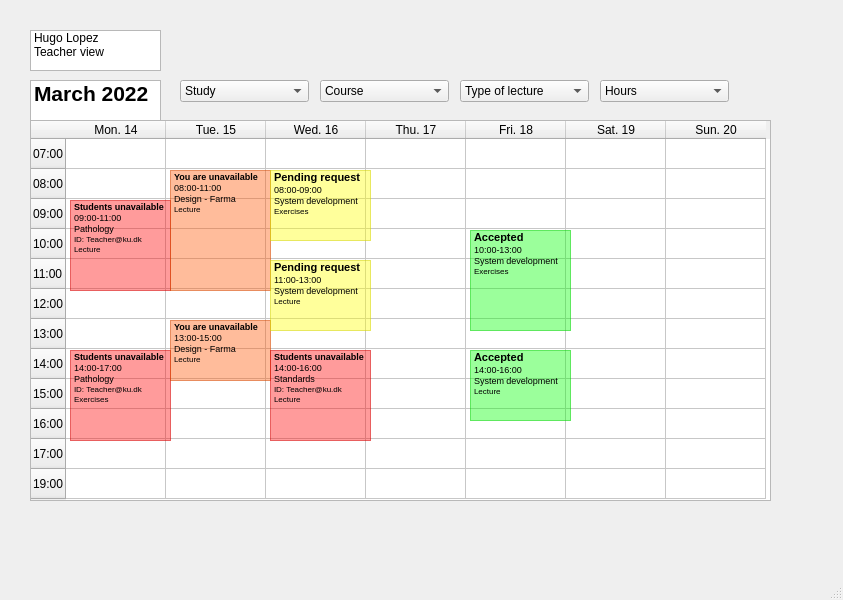
<?xml version="1.0" encoding="UTF-8"?>
<ui version="4.0">
 <class>MainWindow</class>
 <widget class="QMainWindow" name="MainWindow">
  <property name="geometry">
   <rect>
    <x>0</x>
    <y>0</y>
    <width>843</width>
    <height>600</height>
   </rect>
  </property>
  <property name="windowTitle">
   <string>MainWindow</string>
  </property>
  <widget class="QWidget" name="centralwidget">
   <widget class="QTableWidget" name="tableWidget">
    <property name="geometry">
     <rect>
      <x>30</x>
      <y>120</y>
      <width>741</width>
      <height>381</height>
     </rect>
    </property>
    <property name="autoFillBackground">
     <bool>false</bool>
    </property>
    <property name="frameShadow">
     <enum>QFrame::Sunken</enum>
    </property>
    <row>
     <property name="text">
      <string>07:00</string>
     </property>
    </row>
    <row>
     <property name="text">
      <string>08:00</string>
     </property>
    </row>
    <row>
     <property name="text">
      <string>09:00</string>
     </property>
    </row>
    <row>
     <property name="text">
      <string>10:00</string>
     </property>
    </row>
    <row>
     <property name="text">
      <string>11:00</string>
     </property>
    </row>
    <row>
     <property name="text">
      <string>12:00</string>
     </property>
    </row>
    <row>
     <property name="text">
      <string>13:00</string>
     </property>
    </row>
    <row>
     <property name="text">
      <string>14:00</string>
     </property>
    </row>
    <row>
     <property name="text">
      <string>15:00</string>
     </property>
    </row>
    <row>
     <property name="text">
      <string>16:00</string>
     </property>
    </row>
    <row>
     <property name="text">
      <string>17:00</string>
     </property>
    </row>
    <row>
     <property name="text">
      <string>19:00</string>
     </property>
    </row>
    <column>
     <property name="text">
      <string>Mon. 14</string>
     </property>
    </column>
    <column>
     <property name="text">
      <string>Tue. 15</string>
     </property>
    </column>
    <column>
     <property name="text">
      <string>Wed. 16</string>
     </property>
    </column>
    <column>
     <property name="text">
      <string>Thu. 17</string>
     </property>
    </column>
    <column>
     <property name="text">
      <string>Fri. 18</string>
     </property>
    </column>
    <column>
     <property name="text">
      <string>Sat. 19</string>
     </property>
    </column>
    <column>
     <property name="text">
      <string>Sun. 20</string>
     </property>
    </column>
   </widget>
   <widget class="QListWidget" name="listWidget">
    <property name="geometry">
     <rect>
      <x>30</x>
      <y>80</y>
      <width>131</width>
      <height>41</height>
     </rect>
    </property>
    <item>
     <property name="text">
      <string>March 2022</string>
     </property>
     <property name="font">
      <font>
       <pointsize>16</pointsize>
       <bold>true</bold>
      </font>
     </property>
    </item>
   </widget>
   <widget class="QComboBox" name="comboBox_6">
    <property name="geometry">
     <rect>
      <x>180</x>
      <y>80</y>
      <width>129</width>
      <height>22</height>
     </rect>
    </property>
    <item>
     <property name="text">
      <string>Study</string>
     </property>
    </item>
    <item>
     <property name="text">
      <string>Health &amp; informatics</string>
     </property>
    </item>
    <item>
     <property name="text">
      <string>Farmacy</string>
     </property>
    </item>
    <item>
     <property name="text">
      <string>Data Science</string>
     </property>
    </item>
    <item>
     <property name="text">
      <string>Chemistry</string>
     </property>
    </item>
   </widget>
   <widget class="QComboBox" name="comboBox_12">
    <property name="geometry">
     <rect>
      <x>320</x>
      <y>80</y>
      <width>129</width>
      <height>22</height>
     </rect>
    </property>
    <item>
     <property name="text">
      <string>Course</string>
     </property>
    </item>
    <item>
     <property name="text">
      <string>System development</string>
     </property>
    </item>
   </widget>
   <widget class="QComboBox" name="comboBox_8">
    <property name="geometry">
     <rect>
      <x>460</x>
      <y>80</y>
      <width>129</width>
      <height>22</height>
     </rect>
    </property>
    <item>
     <property name="text">
      <string>Type of lecture</string>
     </property>
    </item>
    <item>
     <property name="text">
      <string>Lecture</string>
     </property>
    </item>
    <item>
     <property name="text">
      <string>Exercises</string>
     </property>
    </item>
   </widget>
   <widget class="QComboBox" name="comboBox_9">
    <property name="geometry">
     <rect>
      <x>600</x>
      <y>80</y>
      <width>129</width>
      <height>22</height>
     </rect>
    </property>
    <item>
     <property name="text">
      <string>Hours</string>
     </property>
    </item>
    <item>
     <property name="text">
      <string>1</string>
     </property>
    </item>
    <item>
     <property name="text">
      <string>2</string>
     </property>
    </item>
    <item>
     <property name="text">
      <string>3</string>
     </property>
    </item>
    <item>
     <property name="text">
      <string>4</string>
     </property>
    </item>
    <item>
     <property name="text">
      <string>5</string>
     </property>
    </item>
    <item>
     <property name="text">
      <string>6</string>
     </property>
    </item>
    <item>
     <property name="text">
      <string>7</string>
     </property>
    </item>
   </widget>
   <widget class="QListWidget" name="listWidget_2">
    <property name="geometry">
     <rect>
      <x>70</x>
      <y>200</y>
      <width>101</width>
      <height>91</height>
     </rect>
    </property>
    <property name="styleSheet">
     <string notr="true">background-color: rgba(255, 0, 0, 100);</string>
    </property>
    <property name="frameShadow">
     <enum>QFrame::Plain</enum>
    </property>
    <item>
     <property name="text">
      <string>Students unavailable</string>
     </property>
     <property name="font">
      <font>
       <pointsize>7</pointsize>
       <bold>true</bold>
      </font>
     </property>
     <property name="background">
      <brush brushstyle="NoBrush">
       <color alpha="255">
        <red>0</red>
        <green>0</green>
        <blue>0</blue>
       </color>
      </brush>
     </property>
     <property name="foreground">
      <brush brushstyle="NoBrush">
       <color alpha="255">
        <red>0</red>
        <green>0</green>
        <blue>0</blue>
       </color>
      </brush>
     </property>
    </item>
    <item>
     <property name="text">
      <string>09:00-11:00</string>
     </property>
     <property name="font">
      <font>
       <pointsize>7</pointsize>
      </font>
     </property>
    </item>
    <item>
     <property name="text">
      <string>Pathology </string>
     </property>
     <property name="font">
      <font>
       <pointsize>7</pointsize>
      </font>
     </property>
    </item>
    <item>
     <property name="text">
      <string>ID: Teacher@ku.dk</string>
     </property>
     <property name="font">
      <font>
       <pointsize>6</pointsize>
      </font>
     </property>
    </item>
    <item>
     <property name="text">
      <string>Lecture</string>
     </property>
     <property name="font">
      <font>
       <pointsize>6</pointsize>
      </font>
     </property>
    </item>
   </widget>
   <widget class="QListWidget" name="listWidget_3">
    <property name="geometry">
     <rect>
      <x>70</x>
      <y>350</y>
      <width>101</width>
      <height>91</height>
     </rect>
    </property>
    <property name="styleSheet">
     <string notr="true">background-color: rgba(255, 0, 0, 100);</string>
    </property>
    <property name="frameShadow">
     <enum>QFrame::Plain</enum>
    </property>
    <item>
     <property name="text">
      <string>Students unavailable</string>
     </property>
     <property name="font">
      <font>
       <pointsize>7</pointsize>
       <bold>true</bold>
      </font>
     </property>
     <property name="background">
      <brush brushstyle="NoBrush">
       <color alpha="255">
        <red>0</red>
        <green>0</green>
        <blue>0</blue>
       </color>
      </brush>
     </property>
     <property name="foreground">
      <brush brushstyle="NoBrush">
       <color alpha="255">
        <red>0</red>
        <green>0</green>
        <blue>0</blue>
       </color>
      </brush>
     </property>
    </item>
    <item>
     <property name="text">
      <string>14:00-17:00</string>
     </property>
     <property name="font">
      <font>
       <pointsize>7</pointsize>
      </font>
     </property>
    </item>
    <item>
     <property name="text">
      <string>Pathology </string>
     </property>
     <property name="font">
      <font>
       <pointsize>7</pointsize>
      </font>
     </property>
    </item>
    <item>
     <property name="text">
      <string>ID: Teacher@ku.dk</string>
     </property>
     <property name="font">
      <font>
       <pointsize>6</pointsize>
      </font>
     </property>
    </item>
    <item>
     <property name="text">
      <string>Exercises</string>
     </property>
     <property name="font">
      <font>
       <pointsize>6</pointsize>
      </font>
     </property>
    </item>
   </widget>
   <widget class="QListWidget" name="listWidget_4">
    <property name="geometry">
     <rect>
      <x>170</x>
      <y>170</y>
      <width>101</width>
      <height>121</height>
     </rect>
    </property>
    <property name="styleSheet">
     <string notr="true">background-color: rgba(255, 85, 0, 100);</string>
    </property>
    <property name="frameShadow">
     <enum>QFrame::Plain</enum>
    </property>
    <item>
     <property name="text">
      <string>You are unavailable</string>
     </property>
     <property name="font">
      <font>
       <pointsize>7</pointsize>
       <bold>true</bold>
      </font>
     </property>
     <property name="background">
      <brush brushstyle="NoBrush">
       <color alpha="255">
        <red>0</red>
        <green>0</green>
        <blue>0</blue>
       </color>
      </brush>
     </property>
     <property name="foreground">
      <brush brushstyle="NoBrush">
       <color alpha="255">
        <red>0</red>
        <green>0</green>
        <blue>0</blue>
       </color>
      </brush>
     </property>
    </item>
    <item>
     <property name="text">
      <string>08:00-11:00</string>
     </property>
     <property name="font">
      <font>
       <pointsize>7</pointsize>
      </font>
     </property>
    </item>
    <item>
     <property name="text">
      <string>Design - Farma</string>
     </property>
     <property name="font">
      <font>
       <pointsize>7</pointsize>
      </font>
     </property>
    </item>
    <item>
     <property name="text">
      <string>Lecture</string>
     </property>
     <property name="font">
      <font>
       <pointsize>6</pointsize>
      </font>
     </property>
    </item>
   </widget>
   <widget class="QListWidget" name="listWidget_5">
    <property name="geometry">
     <rect>
      <x>170</x>
      <y>320</y>
      <width>101</width>
      <height>61</height>
     </rect>
    </property>
    <property name="styleSheet">
     <string notr="true">background-color: rgba(255, 85, 0, 100);</string>
    </property>
    <property name="frameShadow">
     <enum>QFrame::Plain</enum>
    </property>
    <item>
     <property name="text">
      <string>You are unavailable</string>
     </property>
     <property name="font">
      <font>
       <pointsize>7</pointsize>
       <bold>true</bold>
      </font>
     </property>
     <property name="background">
      <brush brushstyle="NoBrush">
       <color alpha="255">
        <red>0</red>
        <green>0</green>
        <blue>0</blue>
       </color>
      </brush>
     </property>
     <property name="foreground">
      <brush brushstyle="NoBrush">
       <color alpha="255">
        <red>0</red>
        <green>0</green>
        <blue>0</blue>
       </color>
      </brush>
     </property>
    </item>
    <item>
     <property name="text">
      <string>13:00-15:00</string>
     </property>
     <property name="font">
      <font>
       <pointsize>7</pointsize>
      </font>
     </property>
    </item>
    <item>
     <property name="text">
      <string>Design - Farma</string>
     </property>
     <property name="font">
      <font>
       <pointsize>7</pointsize>
      </font>
     </property>
    </item>
    <item>
     <property name="text">
      <string>Lecture</string>
     </property>
     <property name="font">
      <font>
       <pointsize>6</pointsize>
      </font>
     </property>
    </item>
   </widget>
   <widget class="QListWidget" name="listWidget_6">
    <property name="geometry">
     <rect>
      <x>270</x>
      <y>350</y>
      <width>101</width>
      <height>91</height>
     </rect>
    </property>
    <property name="styleSheet">
     <string notr="true">background-color: rgba(255, 0, 0, 100);</string>
    </property>
    <property name="frameShadow">
     <enum>QFrame::Plain</enum>
    </property>
    <item>
     <property name="text">
      <string>Students unavailable</string>
     </property>
     <property name="font">
      <font>
       <pointsize>7</pointsize>
       <bold>true</bold>
      </font>
     </property>
     <property name="background">
      <brush brushstyle="NoBrush">
       <color alpha="255">
        <red>0</red>
        <green>0</green>
        <blue>0</blue>
       </color>
      </brush>
     </property>
     <property name="foreground">
      <brush brushstyle="NoBrush">
       <color alpha="255">
        <red>0</red>
        <green>0</green>
        <blue>0</blue>
       </color>
      </brush>
     </property>
    </item>
    <item>
     <property name="text">
      <string>14:00-16:00</string>
     </property>
     <property name="font">
      <font>
       <pointsize>7</pointsize>
      </font>
     </property>
    </item>
    <item>
     <property name="text">
      <string>Standards</string>
     </property>
     <property name="font">
      <font>
       <pointsize>7</pointsize>
      </font>
     </property>
    </item>
    <item>
     <property name="text">
      <string>ID: Teacher@ku.dk</string>
     </property>
     <property name="font">
      <font>
       <pointsize>6</pointsize>
      </font>
     </property>
    </item>
    <item>
     <property name="text">
      <string>Lecture</string>
     </property>
     <property name="font">
      <font>
       <pointsize>6</pointsize>
      </font>
     </property>
    </item>
   </widget>
   <widget class="QListWidget" name="listWidget_7">
    <property name="geometry">
     <rect>
      <x>270</x>
      <y>170</y>
      <width>101</width>
      <height>71</height>
     </rect>
    </property>
    <property name="styleSheet">
     <string notr="true">background-color: rgba(255, 255, 0, 100);</string>
    </property>
    <item>
     <property name="text">
      <string>Pending request</string>
     </property>
     <property name="font">
      <font>
       <pointsize>8</pointsize>
       <bold>true</bold>
      </font>
     </property>
    </item>
    <item>
     <property name="text">
      <string>08:00-09:00</string>
     </property>
     <property name="font">
      <font>
       <pointsize>7</pointsize>
      </font>
     </property>
    </item>
    <item>
     <property name="text">
      <string>System development</string>
     </property>
     <property name="font">
      <font>
       <pointsize>7</pointsize>
      </font>
     </property>
    </item>
    <item>
     <property name="text">
      <string>Exercises</string>
     </property>
     <property name="font">
      <font>
       <pointsize>6</pointsize>
      </font>
     </property>
    </item>
   </widget>
   <widget class="QListWidget" name="listWidget_8">
    <property name="geometry">
     <rect>
      <x>270</x>
      <y>260</y>
      <width>101</width>
      <height>71</height>
     </rect>
    </property>
    <property name="styleSheet">
     <string notr="true">background-color: rgba(255, 255, 0, 100);</string>
    </property>
    <item>
     <property name="text">
      <string>Pending request</string>
     </property>
     <property name="font">
      <font>
       <pointsize>8</pointsize>
       <bold>true</bold>
      </font>
     </property>
    </item>
    <item>
     <property name="text">
      <string>11:00-13:00</string>
     </property>
     <property name="font">
      <font>
       <pointsize>7</pointsize>
      </font>
     </property>
    </item>
    <item>
     <property name="text">
      <string>System development</string>
     </property>
     <property name="font">
      <font>
       <pointsize>7</pointsize>
      </font>
     </property>
    </item>
    <item>
     <property name="text">
      <string>Lecture</string>
     </property>
     <property name="font">
      <font>
       <pointsize>6</pointsize>
      </font>
     </property>
    </item>
   </widget>
   <widget class="QListWidget" name="listWidget_9">
    <property name="geometry">
     <rect>
      <x>470</x>
      <y>230</y>
      <width>101</width>
      <height>101</height>
     </rect>
    </property>
    <property name="styleSheet">
     <string notr="true">background-color: rgba(0, 255, 0, 100);</string>
    </property>
    <item>
     <property name="text">
      <string>Accepted</string>
     </property>
     <property name="font">
      <font>
       <pointsize>8</pointsize>
       <bold>true</bold>
      </font>
     </property>
    </item>
    <item>
     <property name="text">
      <string>10:00-13:00</string>
     </property>
     <property name="font">
      <font>
       <pointsize>7</pointsize>
      </font>
     </property>
    </item>
    <item>
     <property name="text">
      <string>System development</string>
     </property>
     <property name="font">
      <font>
       <pointsize>7</pointsize>
       <bold>false</bold>
      </font>
     </property>
    </item>
    <item>
     <property name="text">
      <string>Exercises</string>
     </property>
     <property name="font">
      <font>
       <pointsize>6</pointsize>
      </font>
     </property>
    </item>
   </widget>
   <widget class="QListWidget" name="listWidget_10">
    <property name="geometry">
     <rect>
      <x>470</x>
      <y>350</y>
      <width>101</width>
      <height>71</height>
     </rect>
    </property>
    <property name="styleSheet">
     <string notr="true">background-color: rgba(0, 255, 0, 100);</string>
    </property>
    <item>
     <property name="text">
      <string>Accepted</string>
     </property>
     <property name="font">
      <font>
       <pointsize>8</pointsize>
       <bold>true</bold>
      </font>
     </property>
    </item>
    <item>
     <property name="text">
      <string>14:00-16:00</string>
     </property>
     <property name="font">
      <font>
       <pointsize>7</pointsize>
      </font>
     </property>
    </item>
    <item>
     <property name="text">
      <string>System development</string>
     </property>
     <property name="font">
      <font>
       <pointsize>7</pointsize>
       <bold>false</bold>
      </font>
     </property>
    </item>
    <item>
     <property name="text">
      <string>Lecture</string>
     </property>
     <property name="font">
      <font>
       <pointsize>6</pointsize>
      </font>
     </property>
    </item>
   </widget>
   <widget class="QListWidget" name="listWidget_11">
    <property name="geometry">
     <rect>
      <x>30</x>
      <y>30</y>
      <width>131</width>
      <height>41</height>
     </rect>
    </property>
    <item>
     <property name="text">
      <string>Hugo Lopez </string>
     </property>
    </item>
    <item>
     <property name="text">
      <string>Teacher view</string>
     </property>
    </item>
   </widget>
  </widget>
  <widget class="QMenuBar" name="menubar">
   <property name="geometry">
    <rect>
     <x>0</x>
     <y>0</y>
     <width>843</width>
     <height>22</height>
    </rect>
   </property>
  </widget>
  <widget class="QStatusBar" name="statusbar"/>
 </widget>
 <resources/>
 <connections/>
</ui>
